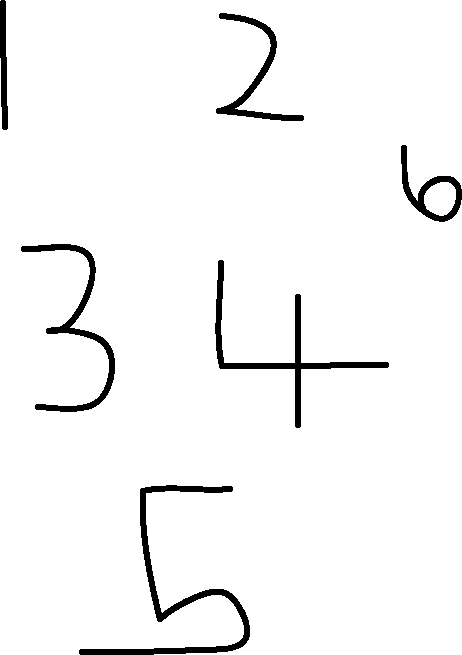
#> input picture test.png, 462 x 655 px
$ python -i Lines.py   (imports and definitions only)
#> lines starting #> are read from the running program, lines starting #| are printed output that depends on the picture; after the words box and inside, x2 and y2 are one past the last pixel; in counts of white or black regions, pixels touching at a corner belong together
__author__ = 'm.stanford'
import numpy as np
import cv2

class Lines():

    minEdge = 200
    maxEdge = 300
    minLineLength = 1000
    maxLineGap = 100
    p = 1
    theta = np.pi/180
    threshhold = 200
    probability = False

    def __init__(self):
        pass

    def getLines(self, grayImage):
        edges = cv2.Canny(grayImage, self.minEdge, self.maxEdge, apertureSize=3, L2gradient=True)

        if self.probability:
            lines = cv2.HoughLinesP(edges, self.p, self.theta, self.threshhold, self.minLineLength, self.maxLineGap)
        else:
            lines = cv2.HoughLines(edges, self.p, self.theta, self.threshhold)

        return lines


    def drawLines(self, targetFrame, grayImage):

        lines = self.getLines(grayImage)

        if self.probability:
            if lines is None:
                pass
                #maxLineGap *= .99
                #minLineLength *= 1.01
            else:
                for x1, y1, x2, y2 in lines[0]:
                    cv2.line(targetFrame, (x1, y1), (x2, y2), (0, 255, 0), 2)
        else:
            if lines is None:
                pass
                #maxLineGap *= .99
                #minLineLength *= 1.01
            else:
                for rho, theta in lines[0]:
                    a = np.cos(theta)
                    b = np.sin(theta)
                    x0 = a*rho
                    y0 = b*rho
                    x1 = int(x0 + 1000*(-b))
                    y1 = int(y0 + 1000*(a))
                    x2 = int(x0 - 1000*(-b))
                    y2 = int(y0 - 1000*(a))

                    cv2.line(targetFrame, (x1, y1), (x2, y2), (0, 255, 0), 2)

>>> import cv2
>>> picture = cv2.imread('../test.png', cv2.IMREAD_GRAYSCALE)
#> picture: shape (655, 462); 96.3% white; 6 black regions, box (x1, y1, x2, y2) and area: (79, 485, 250, 655) 3134, (215, 260, 389, 428) 2399, (21, 244, 115, 412) 2083, (216, 13, 304, 121) 1489, (401, 145, 462, 222) 1170, (0, 0, 8, 130) 778
>>> result = Lines().getLines(picture)
#> in getLines, `edges = cv2.Canny(grayImage, self.minEdge, self.maxEdge, apertureSize=..`:
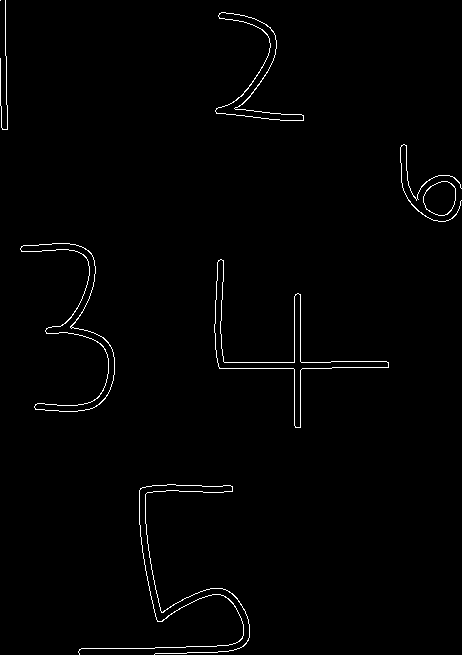
#> edges: shape (655, 462); 1.2% white in thin lines or dots
#> in getLines, `lines = cv2.HoughLines(edges, self.p, self.theta, self.threshhold)`: lines = None
